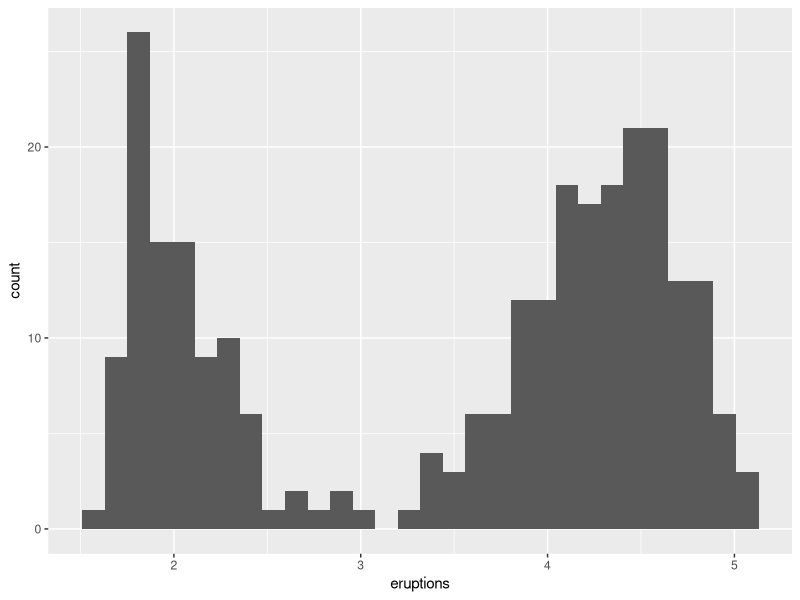
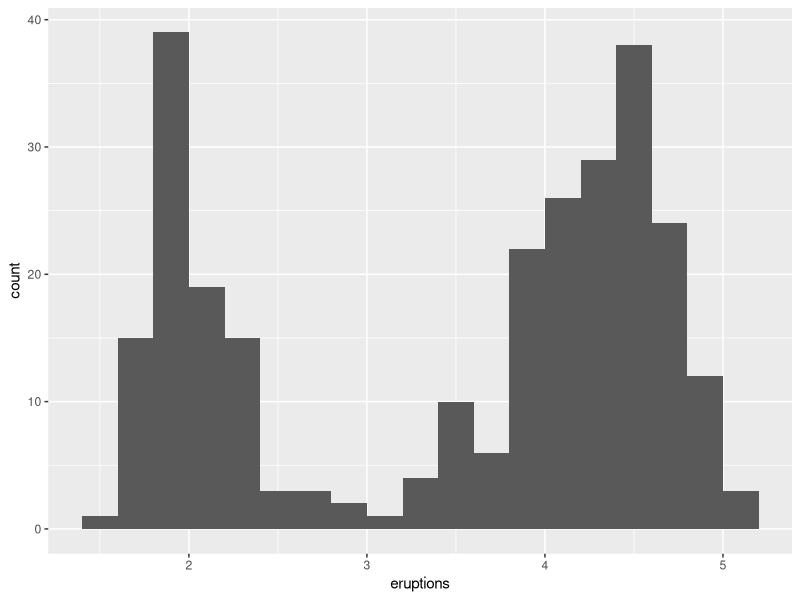
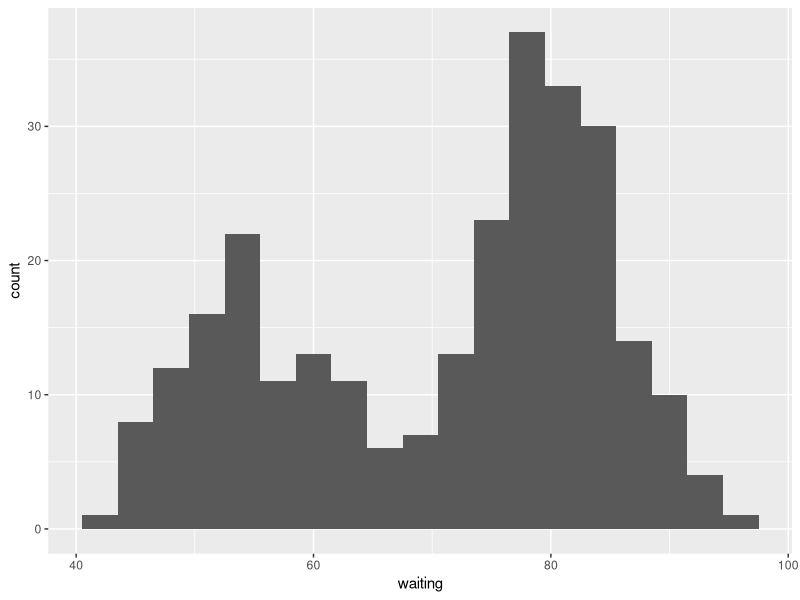
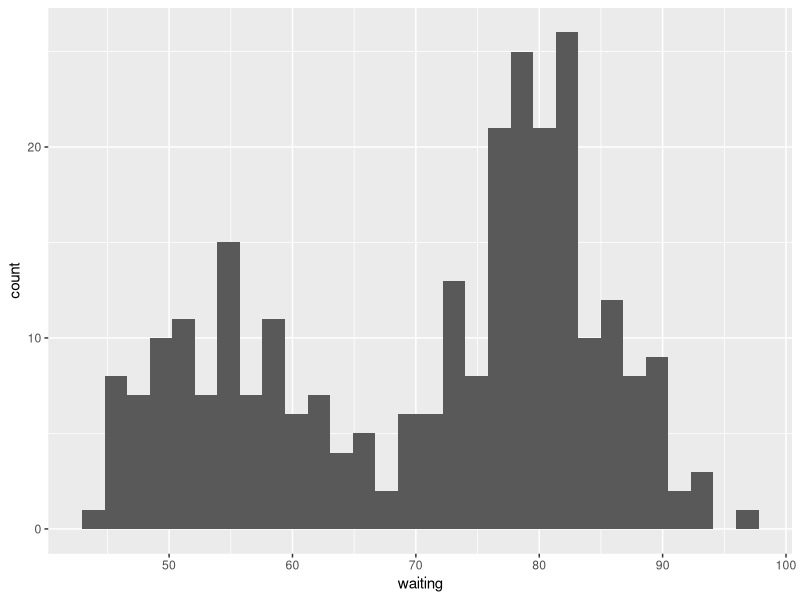

The R script that drew these images, in order:
# First, call up my package and my data frame.

library(ggplot2)

faithful

# I like to view the data as I'm working, so call up the view.

View(faithful)

# Create a histogram using my data:

faithful_histogram <- ggplot(faithful, aes(x = eruptions))
faithful_histogram + geom_histogram()

# Pretty, but let's do some more work! Warning suggests adjusting binwidth.

# However, there is another way that gives even more control over the bin boundaries. 
# I will create a vector of bin boundaries (sometimes called breaks), 
# and pass this vector as the breaks argument to geom_histogram(). 
# In the following, I'll create bins with a width of 0.2:

faithful_histogram + geom_histogram(breaks = seq(1.4, 5.2, by = 0.2))

# Fun with histograms

waiting_histogram <- ggplot(faithful, aes(x = waiting))
waiting_histogram + geom_histogram(binwidth = 3)

waiting_histogram <- ggplot(faithful, aes(x = waiting))
waiting_histogram + geom_histogram()
